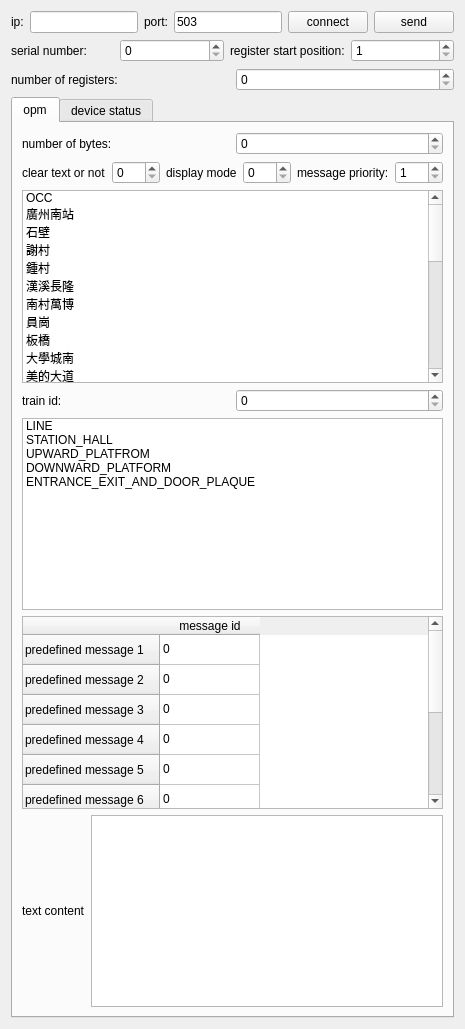
     <widget class="QWidget" name="page">
      <layout class="QVBoxLayout" name="verticalLayout_2">
       <item>
        <layout class="QHBoxLayout" name="horizontalLayout_2">
         <item>
          <widget class="QLabel" name="label">
           <property name="text">
            <string>ip:</string>
           </property>
          </widget>
         </item>
         <item>
          <widget class="QLineEdit" name="lineEdit_ip"/>
         </item>
         <item>
          <widget class="QLabel" name="label_2">
           <property name="text">
            <string>port:</string>
           </property>
          </widget>
         </item>
         <item>
          <widget class="QLineEdit" name="lineEdit_port">
           <property name="text">
            <string>503</string>
           </property>
          </widget>
         </item>
         <item>
          <widget class="QPushButton" name="pushButton">
           <property name="text">
            <string>connect</string>
           </property>
          </widget>
         </item>
         <item>
          <widget class="QPushButton" name="pushButton_send">
           <property name="text">
            <string>send</string>
           </property>
          </widget>
         </item>
        </layout>
       </item>
       <item>
        <layout class="QHBoxLayout" name="horizontalLayout_3">
         <item>
          <widget class="QLabel" name="label_3">
           <property name="text">
            <string>serial number:</string>
           </property>
          </widget>
         </item>
         <item>
          <widget class="QSpinBox" name="spinBox_sn">
           <property name="maximum">
            <number>65535</number>
           </property>
          </widget>
         </item>
         <item>
          <widget class="QLabel" name="label_4">
           <property name="text">
            <string>register start position:</string>
           </property>
          </widget>
         </item>
         <item>
          <widget class="QSpinBox" name="spinBox_st">
           <property name="minimum">
            <number>1</number>
           </property>
          </widget>
         </item>
        </layout>
       </item>
       <item>
        <layout class="QHBoxLayout" name="horizontalLayout">
         <item>
          <widget class="QLabel" name="label_5">
           <property name="text">
            <string>number of registers:</string>
           </property>
          </widget>
         </item>
         <item>
          <widget class="QSpinBox" name="spinBox_nr">
           <property name="maximum">
            <number>65535</number>
           </property>
          </widget>
         </item>
        </layout>
       </item>
       <item>
        <widget class="QTabWidget" name="tabWidget_func">
         <property name="currentIndex">
          <number>0</number>
         </property>
         <widget class="QWidget" name="tab_6">
          <attribute name="title">
           <string>opm</string>
          </attribute>
          <layout class="QVBoxLayout" name="verticalLayout">
           <item>
            <layout class="QHBoxLayout" name="horizontalLayout_4">
             <item>
              <widget class="QLabel" name="label_13">
               <property name="text">
                <string>number of bytes:</string>
               </property>
              </widget>
             </item>
             <item>
              <widget class="QSpinBox" name="spinBox_nb"/>
             </item>
            </layout>
           </item>
           <item>
            <layout class="QHBoxLayout" name="horizontalLayout_7">
             <item>
              <widget class="QLabel" name="label_6">
               <property name="text">
                <string>clear text or not</string>
               </property>
              </widget>
             </item>
             <item>
              <widget class="QSpinBox" name="spinBox_clear_text">
               <property name="maximum">
                <number>1</number>
               </property>
              </widget>
             </item>
             <item>
              <widget class="QLabel" name="label_7">
               <property name="text">
                <string>display mode</string>
               </property>
              </widget>
             </item>
             <item>
              <widget class="QSpinBox" name="spinBox_display_mode">
               <property name="maximum">
                <number>1</number>
               </property>
              </widget>
             </item>
             <item>
              <widget class="QLabel" name="label_8">
               <property name="text">
                <string>message priority:</string>
               </property>
              </widget>
             </item>
             <item>
              <widget class="QSpinBox" name="spinBox_msg_priority">
               <property name="minimum">
                <number>1</number>
               </property>
               <property name="maximum">
                <number>2</number>
               </property>
              </widget>
             </item>
            </layout>
           </item>
           <item>
            <widget class="QListWidget" name="listWidget_station_sign">
             <item>
              <property name="text">
               <string>OCC</string>
              </property>
              <property name="checkState">
               <enum>Unchecked</enum>
              </property>
             </item>
             <item>
              <property name="text">
               <string>廣州南站</string>
              </property>
              <property name="checkState">
               <enum>Unchecked</enum>
              </property>
             </item>
             <item>
              <property name="text">
               <string>石壁</string>
              </property>
              <property name="checkState">
               <enum>Unchecked</enum>
              </property>
             </item>
             <item>
              <property name="text">
               <string>謝村</string>
              </property>
              <property name="checkState">
               <enum>Unchecked</enum>
              </property>
             </item>
             <item>
              <property name="text">
               <string>鍾村</string>
              </property>
              <property name="checkState">
               <enum>Unchecked</enum>
              </property>
             </item>
             <item>
              <property name="text">
               <string>漢溪長隆</string>
              </property>
              <property name="checkState">
               <enum>Unchecked</enum>
              </property>
             </item>
             <item>
              <property name="text">
               <string>南村萬博</string>
              </property>
              <property name="checkState">
               <enum>Unchecked</enum>
              </property>
             </item>
             <item>
              <property name="text">
               <string>員崗</string>
              </property>
              <property name="checkState">
               <enum>Unchecked</enum>
              </property>
             </item>
             <item>
              <property name="text">
               <string>板橋</string>
              </property>
              <property name="checkState">
               <enum>Unchecked</enum>
              </property>
             </item>
             <item>
              <property name="text">
               <string>大學城南</string>
              </property>
              <property name="checkState">
               <enum>Unchecked</enum>
              </property>
             </item>
             <item>
              <property name="text">
               <string>美的大道</string>
              </property>
              <property name="checkState">
               <enum>Unchecked</enum>
              </property>
             </item>
             <item>
              <property name="text">
               <string>北滘新城</string>
              </property>
              <property name="checkState">
               <enum>Unchecked</enum>
              </property>
             </item>
             <item>
              <property name="text">
               <string>林頭</string>
              </property>
              <property name="checkState">
               <enum>Unchecked</enum>
              </property>
             </item>
             <item>
              <property name="text">
               <string>南涌</string>
              </property>
              <property name="checkState">
               <enum>Unchecked</enum>
              </property>
             </item>
             <item>
              <property name="text">
               <string>陳村新城</string>
              </property>
              <property name="checkState">
               <enum>Unchecked</enum>
              </property>
             </item>
             <item>
              <property name="text">
               <string>陳村</string>
              </property>
              <property name="checkState">
               <enum>Unchecked</enum>
              </property>
             </item>
             <item>
              <property name="text">
               <string>陳村北站</string>
              </property>
              <property name="checkState">
               <enum>Unchecked</enum>
              </property>
             </item>
             <item>
              <property name="text">
               <string>大洲</string>
              </property>
              <property name="checkState">
               <enum>Unchecked</enum>
              </property>
             </item>
             <item>
              <property name="text">
               <string>深井站</string>
              </property>
              <property name="checkState">
               <enum>Unchecked</enum>
              </property>
             </item>
             <item>
              <property name="text">
               <string>長洲站</string>
              </property>
              <property name="checkState">
               <enum>Unchecked</enum>
              </property>
             </item>
             <item>
              <property name="text">
               <string>洪聖沙</string>
              </property>
              <property name="checkState">
               <enum>Unchecked</enum>
              </property>
             </item>
             <item>
              <property name="text">
               <string>裕豐圍</string>
              </property>
              <property name="checkState">
               <enum>Unchecked</enum>
              </property>
             </item>
             <item>
              <property name="text">
               <string>大沙東</string>
              </property>
              <property name="checkState">
               <enum>Unchecked</enum>
              </property>
             </item>
             <item>
              <property name="text">
               <string>姬堂站</string>
              </property>
              <property name="checkState">
               <enum>Unchecked</enum>
              </property>
             </item>
             <item>
              <property name="text">
               <string>加莊站</string>
              </property>
              <property name="checkState">
               <enum>Unchecked</enum>
              </property>
             </item>
             <item>
              <property name="text">
               <string>科豐路</string>
              </property>
              <property name="checkState">
               <enum>Unchecked</enum>
              </property>
             </item>
             <item>
              <property name="text">
               <string>蘿崗站</string>
              </property>
              <property name="checkState">
               <enum>Unchecked</enum>
              </property>
             </item>
             <item>
              <property name="text">
               <string>水西站</string>
              </property>
              <property name="checkState">
               <enum>Unchecked</enum>
              </property>
             </item>
             <item>
              <property name="text">
               <string>燕山站</string>
              </property>
              <property name="checkState">
               <enum>Unchecked</enum>
              </property>
             </item>
            </widget>
           </item>
           <item>
            <layout class="QHBoxLayout" name="horizontalLayout_8">
             <item>
              <widget class="QLabel" name="label_9">
               <property name="text">
                <string>train id:</string>
               </property>
              </widget>
             </item>
             <item>
              <widget class="QSpinBox" name="spinBox_train_id"/>
             </item>
            </layout>
           </item>
           <item>
            <widget class="QListWidget" name="listWidget_play_region">
             <item>
              <property name="text">
               <string>LINE</string>
              </property>
              <property name="checkState">
               <enum>Unchecked</enum>
              </property>
             </item>
             <item>
              <property name="text">
               <string>STATION_HALL</string>
              </property>
              <property name="checkState">
               <enum>Unchecked</enum>
              </property>
             </item>
             <item>
              <property name="text">
               <string>UPWARD_PLATFROM</string>
              </property>
              <property name="checkState">
               <enum>Unchecked</enum>
              </property>
             </item>
             <item>
              <property name="text">
               <string>DOWNWARD_PLATFORM</string>
              </property>
              <property name="checkState">
               <enum>Unchecked</enum>
              </property>
             </item>
             <item>
              <property name="text">
               <string>ENTRANCE_EXIT_AND_DOOR_PLAQUE</string>
              </property>
              <property name="checkState">
               <enum>Unchecked</enum>
              </property>
             </item>
            </widget>
           </item>
           <item>
            <widget class="QTableWidget" name="tableWidget">
             <row>
              <property name="text">
               <string>predefined message 1</string>
              </property>
             </row>
             <row>
              <property name="text">
               <string>predefined message 2</string>
              </property>
             </row>
             <row>
              <property name="text">
               <string>predefined message 3</string>
              </property>
             </row>
             <row>
              <property name="text">
               <string>predefined message 4</string>
              </property>
             </row>
             <row>
              <property name="text">
               <string>predefined message 5</string>
              </property>
             </row>
             <row>
              <property name="text">
               <string>predefined message 6</string>
              </property>
             </row>
             <row>
              <property name="text">
               <string>predefined message 7</string>
              </property>
             </row>
             <row>
              <property name="text">
               <string>predefined message 8</string>
              </property>
             </row>
             <row>
              <property name="text">
               <string>predefined message 9</string>
              </property>
             </row>
             <row>
              <property name="text">
               <string>predefined message 10</string>
              </property>
             </row>
             <column>
              <property name="text">
               <string>message id</string>
              </property>
             </column>
             <item row="0" column="0">
              <property name="text">
               <string>0</string>
              </property>
             </item>
             <item row="1" column="0">
              <property name="text">
               <string>0</string>
              </property>
             </item>
             <item row="2" column="0">
              <property name="text">
               <string>0</string>
              </property>
             </item>
             <item row="3" column="0">
              <property name="text">
               <string>0</string>
              </property>
             </item>
             <item row="4" column="0">
              <property name="text">
               <string>0</string>
              </property>
             </item>
             <item row="5" column="0">
              <property name="text">
               <string>0</string>
              </property>
             </item>
             <item row="6" column="0">
              <property name="text">
               <string>0</string>
              </property>
             </item>
             <item row="7" column="0">
              <property name="text">
               <string>0</string>
              </property>
             </item>
             <item row="8" column="0">
              <property name="text">
               <string>0</string>
              </property>
             </item>
             <item row="9" column="0">
              <property name="text">
               <string>0</string>
              </property>
             </item>
            </widget>
           </item>
           <item>
            <layout class="QHBoxLayout" name="horizontalLayout_22">
             <item>
              <widget class="QLabel" name="label_37">
               <property name="text">
                <string>text content</string>
               </property>
              </widget>
             </item>
             <item>
              <widget class="QTextEdit" name="textEdit"/>
             </item>
            </layout>
           </item>
          </layout>
         </widget>
         <widget class="QWidget" name="tab_7">
          <attribute name="title">
           <string>device status</string>
          </attribute>
          <layout class="QVBoxLayout" name="verticalLayout_13">
           <item>
            <widget class="QTextEdit" name="textEdit_recv">
             <property name="readOnly">
              <bool>true</bool>
             </property>
            </widget>
           </item>
          </layout>
         </widget>
        </widget>
       </item>
      </layout>
     </widget>
